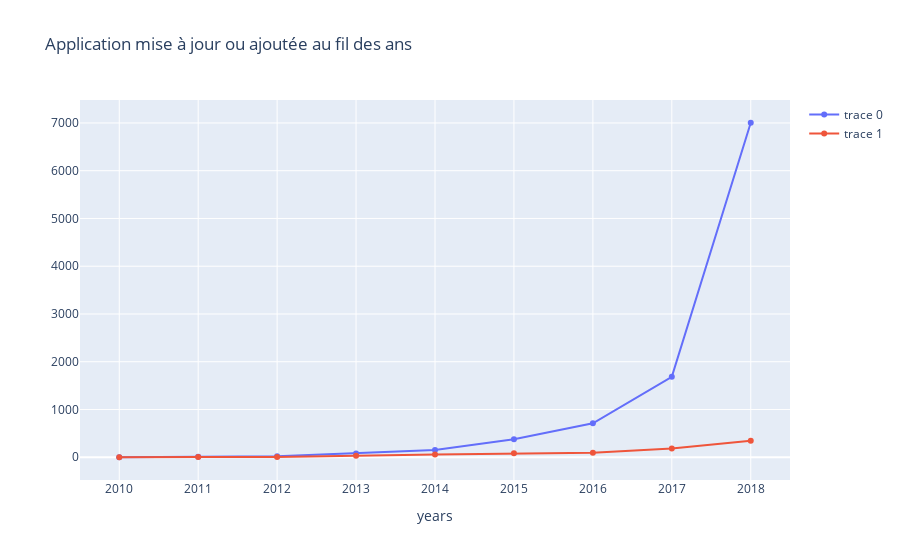

Notebook code cell kept with this figure:
### Markdown cell above
#### Pour les années

### Code cell
need_visual(free, paid,"year","count",dict_title={"title":"Application mise à jour ou ajoutée au fil des ans","xaxis" : {"title": "years"}})

### Figure 1 — Plotly figure (JSON) as saved in the notebook; plotly's stock layout.template omitted (floating-point values rounded to 4 significant figures)
{"data": [{"type": "scatter", "x": [2018, 2017, 2016, 2015, 2014, 2013, 2012, 2011, 2010], "y": [7004, 1684, 710, 377, 150, 81, 21, 12, 1]}, {"type": "scatter", "x": [2018, 2017, 2016, 2015, 2014, 2013, 2012, 2011, 2010], "y": [345, 183, 94, 82, 59, 29, 5, 3, 0]}], "layout": {"title": {"text": "Application mise à jour ou ajoutée au fil des ans"}, "xaxis": {"title": {"text": "years"}}}}
